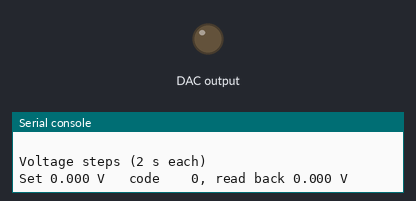
A program run on a simulated Raspberry Pi Pico running MicroPython. Parts: output pins drawn as LEDs (lit = HIGH), the last lines printed to the serial console. Library files of the repository ran but are not shown: mcp4725.py. At 26.0 s the program stops and its outputs stay as they are.

Above: at 0.1 s.
At 2.1 s:
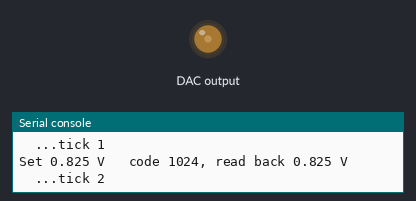
At 8.1 s:
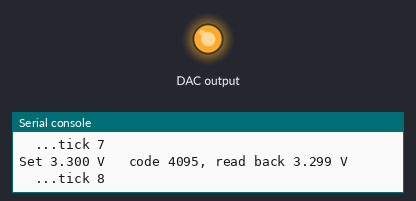
At 20.1 s:
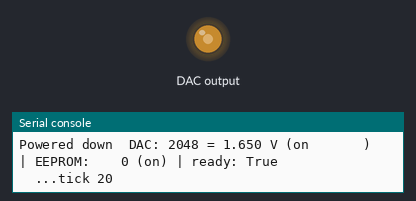
Timing chart, 0 to 27.5 s (numbered marks = the images above):
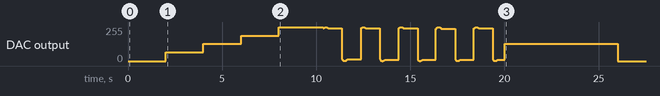

The program:

mcp4725_test.py
```python
# Demo / test for the MCP4725 driver on a Raspberry Pi Pico, ESP32-C3 or ESP32-S3.
# Watch VOUT with a multimeter, wire an LED + 330 Ohm resistor from VOUT to GND to see the sine wave "breathe",
# or wire VOUT to an ADC pin (ADC_PIN) so the board measures its own output.
# A background "heartbeat" task keeps ticking while the DAC works, showing that the driver never blocks the event loop.

import math
import sys
import time
from machine import ADC, I2C, Pin
from mcp4725 import MCP4725

try:
    import asyncio
except ImportError:
    import uasyncio as asyncio

# Pins per board (edit to suit your wiring)
if sys.platform == "rp2":                           # Raspberry Pi Pico: I2C0 on GP4 (SDA) / GP5 (SCL)
    I2C_ID, SDA, SCL = 0, 4, 5
else:                                               # ESP32-C3 / ESP32-S3: GPIO8 (SDA) / GPIO9 (SCL)
    I2C_ID, SDA, SCL = 0, 8, 9
ADC_PIN = None                  # GPIO wired to VOUT for loopback (e.g. 26 on a Pico), or None

VREF = 3.3                      # the board's VDD, which is also the DAC reference
STEP_DELAY_MS = 2000            # time to hold each voltage step, long enough to read a multimeter
WAVE_HZ = 0.5                   # sine-wave frequency, slow enough to follow on an LED
WAVE_SECONDS = 10               # length of the sine-wave demo
WRITE_EEPROM = False            # True stores mid-scale (the factory default) as the power-up value

PD_NAMES = {0: "on", 1: "off, 1k", 2: "off, 100k", 3: "off, 500k"}


def show(dac, label, s):
    print("{:<13} DAC: {:4d} = {:.3f} V ({:<9}) | EEPROM: {:4d} ({}) | ready: {}".format(
        label, s.code, dac.code_to_volts(s.code), PD_NAMES[s.power_down],
        s.eeprom_code, PD_NAMES[s.eeprom_power_down], s.ready))


def measure(adc):
    """Volts on the loopback pin. ESP32 has calibrated read_uv(), rp2 does not."""
    if sys.platform == "rp2":
        return adc.read_u16() * 3.3 / 65535
    return adc.read_uv() / 1_000_000


async def heartbeat():
    """Ticks once a second to show the loop stays responsive while the DAC is busy."""
    n = 0
    while True:
        await asyncio.sleep(1)
        n += 1
        print("  ...tick", n)


async def sine_wave(dac, hz, seconds):
    """Write a sine wave, with the phase taken from the clock so loop delays don't change the frequency."""
    start = time.ticks_ms()
    n = 0
    while True:
        t = time.ticks_diff(time.ticks_ms(), start) / 1000
        if t >= seconds:
            return n
        await dac.fast_write(round((1 + math.sin(2 * math.pi * hz * t)) / 2 * dac.MAX_CODE))
        n += 1
        await asyncio.sleep_ms(5)               # about 200 updates per second


async def main():
    i2c = I2C(I2C_ID, sda=Pin(SDA), scl=Pin(SCL), freq=400_000)
    found = i2c.scan()
    print("I2C devices found:", [hex(a) for a in found])
    if MCP4725.ADDRESS not in found:
        print("MCP4725 not found at 0x62, check wiring (0x63 if A0 is tied to VDD).")
        return

    adc = None
    if ADC_PIN is not None:
        adc = ADC(Pin(ADC_PIN)) if sys.platform == "rp2" else ADC(Pin(ADC_PIN), atten=ADC.ATTN_11DB)

    async with MCP4725(i2c, vref=VREF) as dac:
        show(dac, "At start", await dac.read())

        ticker = asyncio.create_task(heartbeat())

        # Voltage steps: the top step clamps to code 4095 = VREF * 4095/4096
        print("\nVoltage steps ({} s each)".format(STEP_DELAY_MS // 1000))
        for volts in (0, VREF / 4, VREF / 2, 3 * VREF / 4, VREF):
            code = await dac.set_voltage(volts)
            line = "Set {:.3f} V   code {:4d}, read back {:.3f} V".format(volts, code, await dac.get_voltage())
            if adc:
                await asyncio.sleep_ms(10)
                line += ", measured {:.3f} V".format(measure(adc))
            print(line)
            await asyncio.sleep_ms(STEP_DELAY_MS)

        print("\nSine wave ({} Hz for {} s)".format(WAVE_HZ, WAVE_SECONDS))
        n = await sine_wave(dac, WAVE_HZ, WAVE_SECONDS)
        print("{} updates, {:.0f} per second".format(n, n / WAVE_SECONDS))

        # Power-down: VOUT drops to 0 V through each resistor, then comes back at mid-scale
        print("\nPower-down modes ({} s each)".format(STEP_DELAY_MS // 1000))
        await dac.set_voltage(VREF / 2)
        for mode in (dac.PD_1K, dac.PD_100K, dac.PD_500K):
            await dac.power_down(mode)
            show(dac, "Powered down", await dac.read())
            await asyncio.sleep_ms(STEP_DELAY_MS)
        await dac.power_up()
        show(dac, "Powered up", await dac.read())

        if WRITE_EEPROM:
            print("\nEEPROM write (25-50 ms)")
            await dac.set_code(2048, persist=True)
            show(dac, "Stored", await dac.read())

        await dac.set_code(0)
        ticker.cancel()
    print("\nDone, output left at 0 V.")


asyncio.run(main())
```

Measured:
- by itself, DAC output: 0/255 → 64/255 at 2.0 s, → 128/255 2.0 s later, → 191/255 2.0 s later, → 255/255 2.0 s later, … (157 changes in this stretch)
